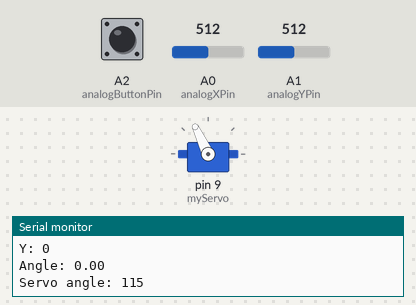
Bench run of a sketch on a simulated Arduino Uno, built with avr-gcc and run on an emulated ATmega328P. Shown: servo, the last lines printed to the serial monitor. The test bench sets the inputs (shaded band); at power-on: A1 (analogYPin) = 512, A0 (analogXPin) = 512, A2 (analogButtonPin) HIGH.

Above: at 1.2 s.
1.3 s: A1 (analogYPin) set to 529
At 2.3 s:
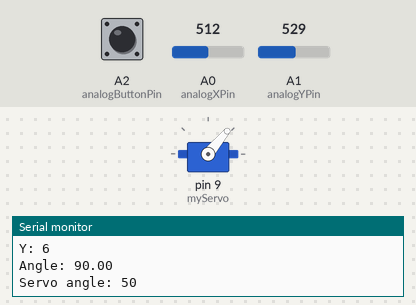
2.9 s: A0 (analogXPin) set to 485
At 3.9 s:
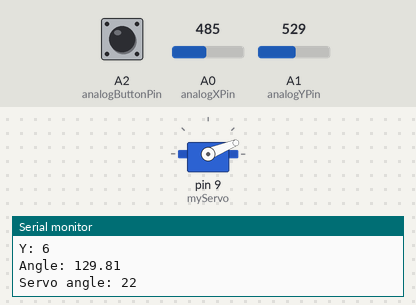
4.5 s: A1 (analogYPin) set to 511
At 5.6 s:
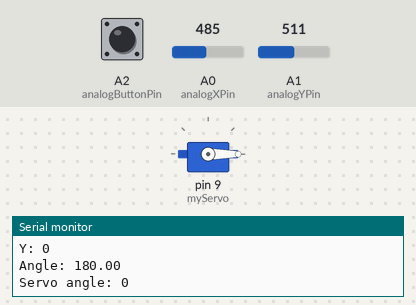
6.1 s: A1 (analogYPin) set to 494
7.6 s: A1 (analogYPin) set to 474
At 8.8 s:
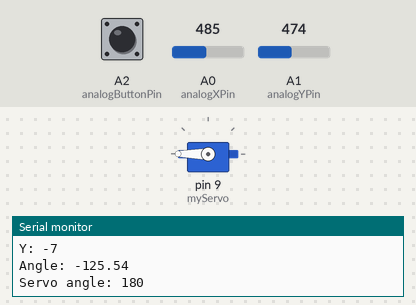
9.1 s: A0 (analogXPin) set to 716
At 10.5 s:
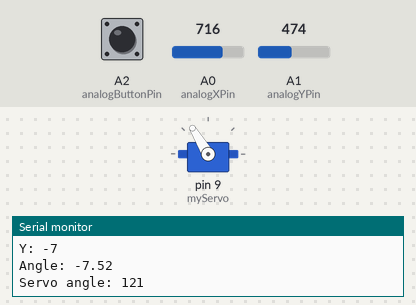
Timing chart, 0 to 11.7 s (numbered marks = the images above; inputs shaded):
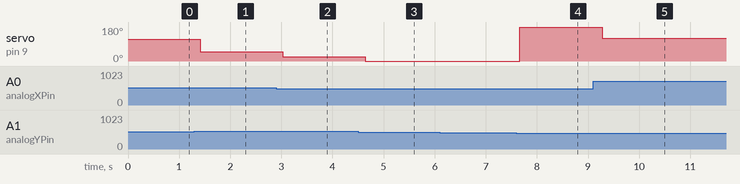

Measured:
- the behaviour switches between 521 and 522 on A1 (analogYPin) (found by bisection; images 0 and 1)
- the behaviour switches between 486 and 485 on A0 (analogXPin) (found by bisection; images 1 and 2)
- the behaviour switches between 486 and 485 on A1 (analogYPin) (found by bisection; images 3 and 4)
- after the input at 1.3 s, servo on pin 9 (myServo): 115° → 50° after 0.11 s
- after the input at 2.9 s, servo on pin 9 (myServo): 50° → 22° after 0.12 s
- after the input at 4.5 s, servo on pin 9 (myServo): 22° → 0° after 0.14 s
- after the input at 7.6 s, servo on pin 9 (myServo): 0° → 180° after 0.06 s
- after the input at 9.1 s, servo on pin 9 (myServo): 180° → 121° after 0.18 s

The sketch:

button_servo.ino
```cpp
#include <Servo.h>

const int analogXPin = A0;
const int analogYPin = A1;
const int analogButtonPin = A2;

// Default values when joystick is centered (tweak if needed)
const int xNeutral = 125;
const int yNeutral = 125;

struct button {
  byte pressed = 0;
};

struct analogInput {
  int x, y;
  button myButton;
};

Servo myServo;

int servoNeutral = 115; // Adjust so arm is parallel when centered

void setup() {
  pinMode(analogButtonPin, INPUT_PULLUP);
  myServo.attach(9);
  Serial.begin(115200);
}

void loop() {
  analogInput analog;

  analog.x = readAnalogAxisLevel(analogXPin) - xNeutral;
  analog.y = readAnalogAxisLevel(analogYPin) - yNeutral;

  // Dead zone
  if (abs(analog.x) < 5) analog.x = 0;
  if (abs(analog.y) < 5) analog.y = 0;

  // Calculate angle (range: -180° to 180°)
  float angle = atan2(analog.y, analog.x) * 180.0 / PI;

  // Reverse mapping to correct direction
  int servoOffset = map((int)angle, -90, 90, 65, -65);
  int servoAngle = constrain(servoNeutral + servoOffset, 0, 180);


  myServo.write(servoAngle);

  analog.myButton.pressed = isAnalogButtonPressed(analogButtonPin);

  // Debug output
  Serial.print("X: ");
  Serial.println(analog.x);
  Serial.print("Y: ");
  Serial.println(analog.y);
  Serial.print("Angle: ");
  Serial.println(angle);
  Serial.print("Servo angle: ");
  Serial.println(servoAngle);

  if (analog.myButton.pressed) {
    Serial.println("Button pressed");
  }

  delay(200);
}

int readAnalogAxisLevel(int pin) {
  return map(analogRead(pin), 0, 1023, 0, 255);
}

bool isAnalogButtonPressed(int pin) {
  return digitalRead(pin) == 0;
}
```
